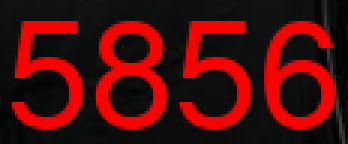
#> input picture readme_img/input.png, 116 x 48 px, found by its file name (shown 3 times larger)
$ python _trial_1.py
#> lines starting #> are read from the running program, lines starting #| are printed output that depends on the picture
#!/usr/bin/python3

import cv2

# 1、读取图像，并把图像转换为灰度图像并显示
img = cv2.imread("readme_img\\input.png") # 读取图片
#> img is the input picture: shape (48, 116, 3); mean B, G, R 9.7, 10.3, 77.8
img_gray = cv2.cvtColor(img, cv2.COLOR_BGR2GRAY)  # 转换了灰度化
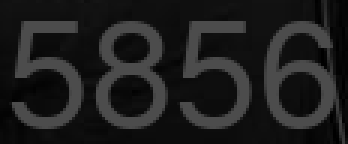
#> img_gray: shape (48, 116) (shown 3 times larger); min 0, max 76, mean 30.2
cv2.imshow('gray', img_gray) # 显示图片
cv2.waitKey(0)

# 2、将灰度图像二值化，设定阈值是100
img_thre = img_gray
cv2.threshold(img_gray, 100, 255, cv2.THRESH_BINARY_INV, img_thre)
#> img_gray: shape (48, 116); every value is 255
cv2.imshow('threshold', img_thre)
cv2.waitKey(0)

# 3、保存黑白图片
cv2.imwrite('thre_res.png', img_thre)

# 4、分割字符
white = [] # 记录每一列的白色像素总和
black = [] # ..........黑色.......
height = img_thre.shape[0]
#> height = 48
width = img_thre.shape[1]
#> width = 116
white_max = 0
black_max = 0
# 计算每一列的黑白色像素总和
for i in range(width):
  s = 0 # 这一列白色总数
  t = 0 # 这一列黑色总数
  for j in range(height):
    if img_thre[j][i] == 255:
      s += 1
    if img_thre[j][i] == 0:
      t += 1
  white_max = max(white_max, s)
  black_max = max(black_max, t)
  white.append(s)
  black.append(t)
  print(s)
  print(t)
#> after the loop, black = 116 values from 0 to 0; white = 116 values from 48 to 48

arg = False # False表示白底黑字；True表示黑底白字
if black_max > white_max:
  arg = True

# 分割图像
def find_end(start_):
  end_ = start_+1
  for m in range(start_+1, width-1):
    if (black[m] if arg else white[m]) > (0.95 * black_max if arg else 0.95 * white_max): # 0.95这个参数请多调整，对应下面的0.05
      end_ = m
      break
  return end_

n = 1
start = 1
end = 2
while n < width-2:
  n += 1
  if (white[n] if arg else black[n]) > (0.05 * white_max if arg else 0.05 * black_max):
    # 上面这些判断用来辨别是白底黑字还是黑底白字
    # 0.05这个参数请多调整，对应上面的0.95
    start = n
    end = find_end(start)
    n = end
    if end-start > 5:
      cj = img_thre[1:height, start:end]
      cv2.imshow('caijian', cj)
      cv2.waitKey(0)
